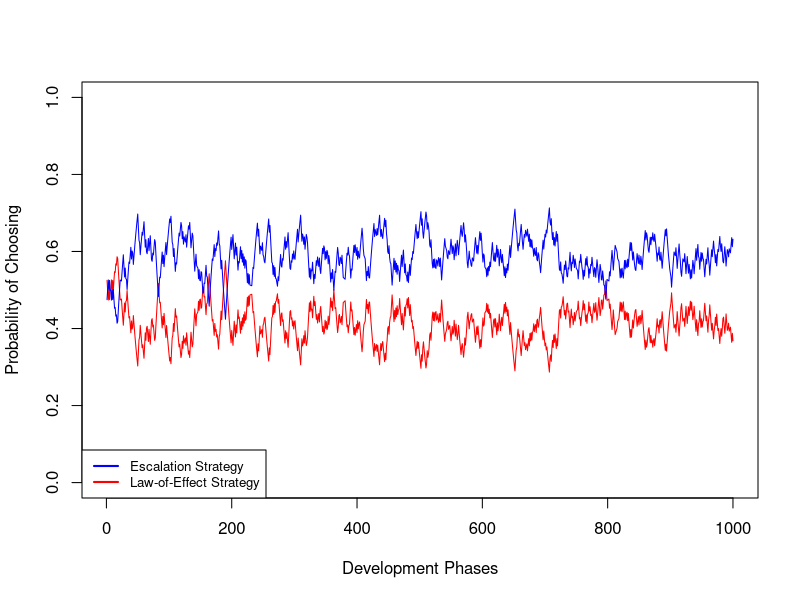

Generate this figure with R:


rm(list = ls())
EOC.Strategy.Prob = vector()
EOC.Strategy.ProbRange.Min = vector()
EOC.Strategy.ProbRange.Max = vector()
LOE.Strategy.Prob = vector()
LOE.Strategy.ProbRange.Min = vector()
LOE.Strategy.ProbRange.Max = vector()
Neu.Strategy.Prob = vector()
Neu.Strategy.ProbRange.Min = vector()
Neu.Strategy.ProbRange.Max = vector()
hit = vector()
hitcheck = vector()
draw = vector()
temp = vector()
strategy.choice = vector()
outcome1 = matrix(, nrow = 0, ncol = 7)

#----- defining the range of probability
#EOC.Strategy.ProbRange.Min [1] = 0
#EOC.Strategy.ProbRange.Max [1] = EOC.Strategy.Prob [1]
#LOE.Strategy.ProbRange.Min [1] = EOC.Strategy.ProbRange.Max [1]
#LOE.Strategy.ProbRange.Max [1] = EOC.Strategy.ProbRange.Max [1] + LOE.Strategy.ProbRange.Min [1]
#Neu.Strategy.ProbRange.Min [1] = LOE.Strategy.ProbRange.Max [1]
#Neu.Strategy.ProbRange.Max [1] = LOE.Strategy.ProbRange.Max [1] + Neu.Strategy.Prob [1]

#----- values of all parameters
EOC.Strategy.Prob = .5
LOE.Strategy.Prob = .5
Neu.Strategy.Prob = 1 - EOC.Strategy.Prob  - LOE.Strategy.Prob
#Quota = 10
Hit.Prob = 0.2
alpha = .05

#EOC.Strategy.Function Function
EOC.Strategy.Function = function (Quota,
                                  Hit.Prob,
                                  alpha)
  #,
  #EOC.Strategy.Prob,
  #LOE.Strategy.Prob,
  #Neu.Strategy.Prob)
{
  for (i in 1:Quota) {
    #STep 1, Do the draw
    hit [i] = runif(1, 0, 1)
    hitcheck [i] = 0
    if (hit [i] < Hit.Prob) {
      hitcheck [i] = 1
      break
    }
  }
  
  #Step 2, change the Prob
  if (sum(hitcheck) > 0) {
    adjustment = alpha * (1 / i)
    EOC.Strategy.Prob = (1 - alpha) * EOC.Strategy.Prob + adjustment
  } else
  {
    adjustment = alpha
    EOC.Strategy.Prob = (1 - alpha) * EOC.Strategy.Prob
  }
  
  LOE.Strategy.Prob  = (1 - EOC.Strategy.Prob) * (LOE.Strategy.Prob / (LOE.Strategy.Prob + Neu.Strategy.Prob))
  Neu.Strategy.Prob  = 1 - EOC.Strategy.Prob - LOE.Strategy.Prob
  
  
  newlist = list(
    "hitcheck" = hitcheck,
    "hit" = hit,
    "adjustment" = adjustment,
    "alpha" = alpha,
    "EOC.Strategy.Prob" = EOC.Strategy.Prob,
    "LOE.Strategy.Prob" = LOE.Strategy.Prob,
    "Neu.Strategy.Prob" = Neu.Strategy.Prob
  )
  return(newlist)
}



#LOE.Strategy.Function Function
LOE.Strategy.Function = function (Quota,
                                  Hit.Prob,
                                  alpha) {
  for (i in 1:Quota) {
    #STep 1, Do the draw
    hit [i] = runif(1, 0, 1)
    hitcheck [i] = 1
    if (hit [i] > Hit.Prob) {
      hitcheck [i] = 0
      break
    }
  }
  
  
  #Step 2, change the Prob
  if (sum(hitcheck) > 0) {
    adjustment = alpha * ((sum(hitcheck)) / length(hitcheck))
    LOE.Strategy.Prob = (1 - alpha) * LOE.Strategy.Prob + adjustment
  } else
  {
    adjustment = alpha
    LOE.Strategy.Prob = (1 - alpha) * LOE.Strategy.Prob
  }
  EOC.Strategy.Prob  = (1 - LOE.Strategy.Prob) * (EOC.Strategy.Prob / (EOC.Strategy.Prob + Neu.Strategy.Prob))
  Neu.Strategy.Prob  = 1 - EOC.Strategy.Prob - LOE.Strategy.Prob
  
  newlist = list(
    "hitcheck" = hitcheck,
    "hit" = hit,
    "adjustment" = adjustment,
    "alpha" = alpha,
    "EOC.Strategy.Prob" = EOC.Strategy.Prob,
    "LOE.Strategy.Prob" = LOE.Strategy.Prob,
    "Neu.Strategy.Prob" = Neu.Strategy.Prob
  )
  return(newlist)
  
}


#Neu.Strategy.Function
Neu.Strategy.Function = function (Quota,
                                  Hit.Prob,
                                  alpha) {
  for (i in 1:Quota) {
    #STep 1, Do the draw
    hit [i] = runif(1, 0, 1)
    hitcheck [i] = 1
    if (hit [i] > Hit.Prob) {
      hitcheck [i] = 0
    }
  }
  
  
  #Step 2, change the Prob
  if (sum(hitcheck) > 0) {
    adjustment = alpha * (sum(hitcheck) / length(hitcheck))
    Neu.Strategy.Prob = (1 - alpha) * Neu.Strategy.Prob + adjustment
  } else
  {
    adjustment = alpha
    Neu.Strategy.Prob = (1 - alpha) * Neu.Strategy.Prob
  }
  EOC.Strategy.Prob  = (1 - Neu.Strategy.Prob) * (EOC.Strategy.Prob / (EOC.Strategy.Prob + LOE.Strategy.Prob))
  LOE.Strategy.Prob  = 1 - EOC.Strategy.Prob - Neu.Strategy.Prob
  newlist = list(
    "hitcheck" = hitcheck,
    "hit" = hit,
    "adjustment" = adjustment,
    "alpha" = alpha,
    "EOC.Strategy.Prob" = EOC.Strategy.Prob,
    "LOE.Strategy.Prob" = LOE.Strategy.Prob,
    "Neu.Strategy.Prob" = Neu.Strategy.Prob
  )
  return(newlist)
  
}

for (ii in 1:1000) {
  EOC.Strategy.ProbRange.Min = 0
  EOC.Strategy.ProbRange.Max = EOC.Strategy.Prob 
  LOE.Strategy.ProbRange.Min = EOC.Strategy.ProbRange.Max 
  LOE.Strategy.ProbRange.Max = EOC.Strategy.ProbRange.Max + LOE.Strategy.ProbRange.Min
  Neu.Strategy.ProbRange.Min = LOE.Strategy.ProbRange.Max 
  Neu.Strategy.ProbRange.Max = LOE.Strategy.ProbRange.Max + Neu.Strategy.Prob
  if(ii < 250) {Quota = 2}
  if(ii > 250 & ii < 500 ) {Quota = 4}
  if(ii > 500 & ii < 750 ) {Quota = 7}
  if(ii > 750) {Quota = 10}
  
  draw = runif(1, 0, 1)
  if (draw < EOC.Strategy.ProbRange.Max ) {
    strategy.choice [ii] = 1}
  #if (LOE.Strategy.ProbRange.Max  > draw & draw > LOE.Strategy.ProbRange.Min ) 
  else {strategy.choice [ii] = 2}
  #if (draw > LOE.Strategy.ProbRange.Max) {
   # strategy.choice [ii] = 3}
  if (strategy.choice[ii] == 1) {
    outcome = EOC.Strategy.Function(Quota,
                                    Hit.Prob,
                                    alpha)
  }
  if (strategy.choice[ii] == 2)
  {
    outcome = LOE.Strategy.Function(Quota,
                                    Hit.Prob,
                                    alpha)
  }
  if (strategy.choice[ii] == 3)
  {
    outcome = Neu.Strategy.Function(Quota,
                                    Hit.Prob,
                                    alpha)
  }
  
  EOC.Strategy.Prob = outcome$EOC.Strategy.Prob
  LOE.Strategy.Prob = outcome$LOE.Strategy.Prob
  Neu.Strategy.Prob = outcome$Neu.Strategy.Prob
  outcome1 = rbind(outcome1, t(outcome))
  }
outcome1 = cbind(outcome1, strategy.choice)

kk = outcome1[,5]
yy = outcome1[,6]
kk = unlist(kk)
yy = unlist(yy)

plot(yy, type="l", col="red", ylim=c(0,1), xlab = "Development Phases", ylab = "Probability of Choosing")
lines(kk, type="l", col="blue")
legend(x = "bottomleft",          # Position
      legend = c("Escalation Strategy", "Law-of-Effect Strategy"),  # Legend texts
      lty = c(1, 1),      # Line types
      col = c("blue", "red"),           # Line colors
      cex = 0.8,
      lwd = 2)  


